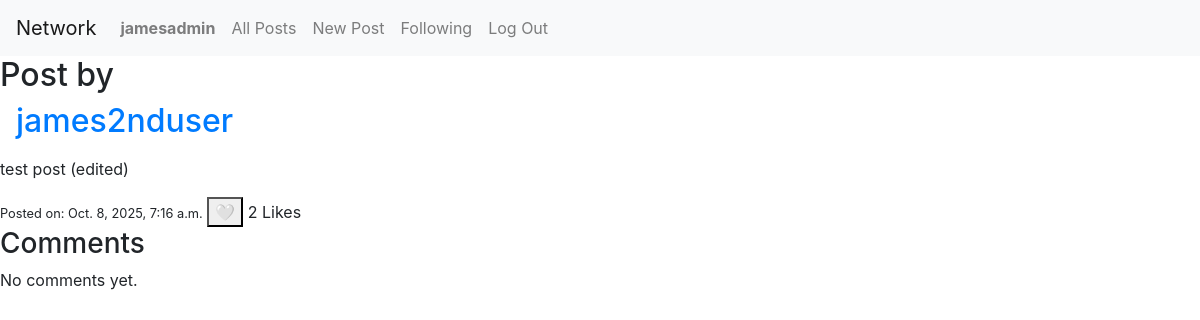
/post/2/ (signed in), run on the app's committed database.
### network/models.py (models this page shows, shortened)
class User(AbstractUser):
    followers = models.ManyToManyField("self", symmetrical=False, related_name="following", blank=True)

class Post(models.Model):
    poster = models.ForeignKey(User, on_delete=models.CASCADE, related_name="posts")
    content = models.TextField(blank=False)
    timestamp = models.DateTimeField(auto_now_add=True)
    likes = models.ManyToManyField(User, related_name="liked_posts", blank=True, default=None)

### network/views.py (the view)
# urls.py: path("post/<int:post_id>/", views.post_detail, name="post_detail"),
def post_detail(request, post_id):
    try:
        post = Post.objects.get(id=post_id)
    except Post.DoesNotExist:
        return HttpResponse("Post not found.", status=404)
    return render(request, "network/post_detail.html", {
        "post": post
    })

### network/templates/network/post_detail.html (shortened to what this page needs)
{% extends "network/layout.html" %}
{% load static %}
{% block body %}
    <div class="post-detail">
        <h2>Post by <a class="nav-link" href="{% url 'profile' user_id=post.poster.id page_number=1 %}">{{ post.poster.username }}</a></h2>
        <p id="post-content">{{ post.content }}</p>
        <small>Posted on: {{ post.timestamp }}</small>
        {% if request.user.is_authenticated %}
            {% if request.user in post.likes.all %}
                <button id="like-button" data-post-id="{{ post.id }}">❤️</button>
            {% else %}
                <button id="like-button" data-post-id="{{ post.id }}">🤍</button>
            {% endif %}
        {% endif %}
        <span id="like-count">{{ post.likes.count }}</span> Likes
        <h3>Comments</h3>
        {% if post.comments.all %}
            <ul>
                {% for comment in post.comments.all %}
                    <li>
                        <strong>{{ comment.commenter.username }}</strong> at {{ comment.timestamp }}:
                        <p>{{ comment.content }}</p>
                    </li>
                {% endfor %}
            </ul>
        {% else %}
            <p>No comments yet.</p>
        {% endif %}
    </div>
{% endblock %}

### network/templates/network/layout.html (shortened to what this page needs)
{% load static %}
<!DOCTYPE html>
<html lang="en">
    <head>
        <link rel="stylesheet" href="https://stackpath.bootstrapcdn.com/bootstrap/4.4.1/css/bootstrap.min.css">
        <link href="{% static 'network/styles.css' %}" rel="stylesheet">
    </head>
    <body>
        <nav class="navbar navbar-expand-lg navbar-light bg-light">
            <a class="navbar-brand" href="#">Network</a>
            <div>
              <ul class="navbar-nav mr-auto">
                {% if request.user.is_authenticated %}
                    <li class="nav-item">
                    <a class="nav-link" href="{% url 'profile' user_id=request.user.id page_number=1 %}"><strong>{{ user.username }}</strong></a>
                    </li>
                {% endif %}
                <li class="nav-item">
                  <a class="nav-link" href="{% url 'index' %}">All Posts</a>
                </li>
                {% if request.user.is_authenticated %}
                    <li class="nav-item">
                        <a class="nav-link" href="{% url 'newpost' %}">New Post</a>
                    <li class="nav-item">
                        <a class="nav-link" href="{% url 'following' page_number=1 %}">Following</a>
                    </li>
                    <li class="nav-item">
                        <a class="nav-link" href="{% url 'logout' %}">Log Out</a>
                    </li>
                {% endif %}
              </ul>
            </div>
          </nav>
        <div class="body">
            {% block body %}
            {% endblock %}
        </div>
    </body>
</html>

### data on the page
User: username "jamesadmin"
Post: poster.username "james2nduser", content "test post (edited)", timestamp "Oct. 8, 2025, 7:16 a.m.", likes.count "2"
